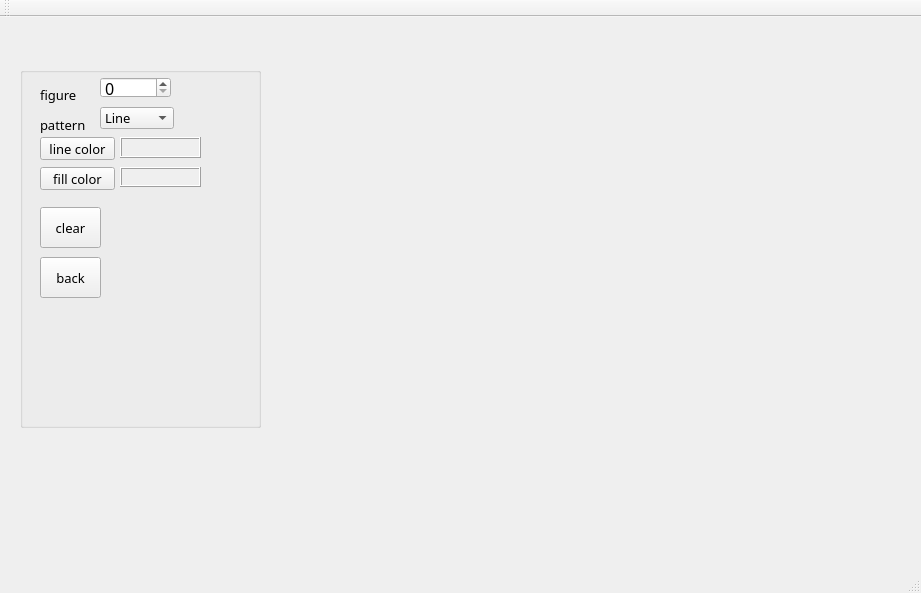
<?xml version="1.0" encoding="UTF-8"?>
<ui version="4.0">
 <class>PaintPanelMainWindow</class>
 <widget class="QMainWindow" name="PaintPanelMainWindow">
  <property name="enabled">
   <bool>true</bool>
  </property>
  <property name="geometry">
   <rect>
    <x>0</x>
    <y>0</y>
    <width>921</width>
    <height>593</height>
   </rect>
  </property>
  <property name="font">
   <font>
    <family>宋体</family>
    <italic>false</italic>
    <strikeout>false</strikeout>
    <kerning>true</kerning>
   </font>
  </property>
  <property name="cursor">
   <cursorShape>ArrowCursor</cursorShape>
  </property>
  <property name="contextMenuPolicy">
   <enum>Qt::ActionsContextMenu</enum>
  </property>
  <property name="acceptDrops">
   <bool>false</bool>
  </property>
  <property name="windowTitle">
   <string notr="true">PaintPanelMainWindow</string>
  </property>
  <property name="windowFilePath">
   <string notr="true"/>
  </property>
  <property name="toolButtonStyle">
   <enum>Qt::ToolButtonTextBesideIcon</enum>
  </property>
  <property name="animated">
   <bool>false</bool>
  </property>
  <property name="documentMode">
   <bool>false</bool>
  </property>
  <property name="tabShape">
   <enum>QTabWidget::Triangular</enum>
  </property>
  <widget class="QWidget" name="centralWidget">
   <widget class="QGroupBox" name="selectGroupBox">
    <property name="geometry">
     <rect>
      <x>20</x>
      <y>50</y>
      <width>241</width>
      <height>361</height>
     </rect>
    </property>
    <property name="title">
     <string/>
    </property>
    <widget class="QLabel" name="lineSelectLabel">
     <property name="geometry">
      <rect>
       <x>20</x>
       <y>20</y>
       <width>61</width>
       <height>16</height>
      </rect>
     </property>
     <property name="font">
      <font>
       <pointsize>10</pointsize>
      </font>
     </property>
     <property name="text">
      <string>figure</string>
     </property>
    </widget>
    <widget class="QSpinBox" name="lineSelectSpinBox">
     <property name="geometry">
      <rect>
       <x>80</x>
       <y>10</y>
       <width>71</width>
       <height>21</height>
      </rect>
     </property>
     <property name="font">
      <font>
       <pointsize>12</pointsize>
      </font>
     </property>
     <property name="maximum">
      <number>10</number>
     </property>
    </widget>
    <widget class="QPushButton" name="lineColorPushButton">
     <property name="geometry">
      <rect>
       <x>20</x>
       <y>70</y>
       <width>75</width>
       <height>23</height>
      </rect>
     </property>
     <property name="font">
      <font>
       <pointsize>10</pointsize>
      </font>
     </property>
     <property name="text">
      <string>line color</string>
     </property>
    </widget>
    <widget class="QFrame" name="lineColorFrame">
     <property name="geometry">
      <rect>
       <x>100</x>
       <y>70</y>
       <width>81</width>
       <height>21</height>
      </rect>
     </property>
     <property name="autoFillBackground">
      <bool>true</bool>
     </property>
     <property name="frameShape">
      <enum>QFrame::Box</enum>
     </property>
     <property name="frameShadow">
      <enum>QFrame::Raised</enum>
     </property>
    </widget>
    <widget class="QPushButton" name="fillColorPushButton">
     <property name="enabled">
      <bool>true</bool>
     </property>
     <property name="geometry">
      <rect>
       <x>20</x>
       <y>100</y>
       <width>75</width>
       <height>23</height>
      </rect>
     </property>
     <property name="font">
      <font>
       <pointsize>10</pointsize>
      </font>
     </property>
     <property name="text">
      <string>fill color</string>
     </property>
    </widget>
    <widget class="QFrame" name="fillColorFrame">
     <property name="geometry">
      <rect>
       <x>100</x>
       <y>100</y>
       <width>81</width>
       <height>20</height>
      </rect>
     </property>
     <property name="autoFillBackground">
      <bool>true</bool>
     </property>
     <property name="frameShape">
      <enum>QFrame::Box</enum>
     </property>
     <property name="frameShadow">
      <enum>QFrame::Raised</enum>
     </property>
    </widget>
    <widget class="QPushButton" name="clearPushButton">
     <property name="geometry">
      <rect>
       <x>20</x>
       <y>140</y>
       <width>61</width>
       <height>41</height>
      </rect>
     </property>
     <property name="font">
      <font>
       <pointsize>10</pointsize>
      </font>
     </property>
     <property name="text">
      <string>clear</string>
     </property>
    </widget>
    <widget class="QPushButton" name="delPushButton">
     <property name="geometry">
      <rect>
       <x>20</x>
       <y>190</y>
       <width>61</width>
       <height>41</height>
      </rect>
     </property>
     <property name="font">
      <font>
       <pointsize>10</pointsize>
      </font>
     </property>
     <property name="text">
      <string>back</string>
     </property>
    </widget>
    <widget class="Line" name="line_5">
     <property name="geometry">
      <rect>
       <x>690</x>
       <y>0</y>
       <width>20</width>
       <height>91</height>
      </rect>
     </property>
     <property name="orientation">
      <enum>Qt::Vertical</enum>
     </property>
    </widget>
    <widget class="QComboBox" name="shapSelectComboBox">
     <property name="geometry">
      <rect>
       <x>80</x>
       <y>40</y>
       <width>74</width>
       <height>22</height>
      </rect>
     </property>
     <property name="sizePolicy">
      <sizepolicy hsizetype="Fixed" vsizetype="Fixed">
       <horstretch>0</horstretch>
       <verstretch>0</verstretch>
      </sizepolicy>
     </property>
     <property name="font">
      <font>
       <family>宋体</family>
       <pointsize>10</pointsize>
       <weight>50</weight>
       <bold>false</bold>
      </font>
     </property>
     <property name="mouseTracking">
      <bool>true</bool>
     </property>
     <property name="contextMenuPolicy">
      <enum>Qt::NoContextMenu</enum>
     </property>
     <property name="editable">
      <bool>false</bool>
     </property>
     <item>
      <property name="text">
       <string>Line</string>
      </property>
     </item>
     <item>
      <property name="text">
       <string>Circle</string>
      </property>
     </item>
     <item>
      <property name="text">
       <string>Retangle</string>
      </property>
     </item>
     <item>
      <property name="text">
       <string>Pen</string>
      </property>
     </item>
    </widget>
    <widget class="QLabel" name="shapeSelectLabel">
     <property name="geometry">
      <rect>
       <x>20</x>
       <y>50</y>
       <width>71</width>
       <height>16</height>
      </rect>
     </property>
     <property name="font">
      <font>
       <pointsize>10</pointsize>
      </font>
     </property>
     <property name="text">
      <string>pattern</string>
     </property>
    </widget>
   </widget>
  </widget>
  <widget class="QToolBar" name="mainToolBar">
   <attribute name="toolBarArea">
    <enum>TopToolBarArea</enum>
   </attribute>
   <attribute name="toolBarBreak">
    <bool>false</bool>
   </attribute>
  </widget>
  <widget class="QStatusBar" name="statusBar"/>
  <action name="newAction">
   <property name="text">
    <string>New</string>
   </property>
  </action>
  <action name="action_S">
   <property name="text">
    <string>Save</string>
   </property>
  </action>
  <action name="action_A">
   <property name="text">
    <string>Save As</string>
   </property>
  </action>
  <action name="openAction">
   <property name="text">
    <string>Open</string>
   </property>
  </action>
  <action name="saveAction">
   <property name="text">
    <string>Save</string>
   </property>
  </action>
  <action name="SaveAsAction">
   <property name="text">
    <string>Save As</string>
   </property>
  </action>
 </widget>
 <layoutdefault spacing="6" margin="11"/>
 <tabstops>
  <tabstop>clearPushButton</tabstop>
 </tabstops>
 <resources/>
 <connections/>
</ui>
